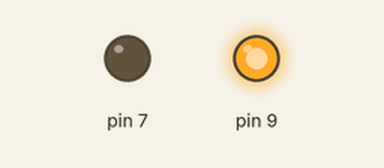
Simulated run of this sketch. Board: Arduino Uno, built with avr-gcc and run on an emulated ATmega328P. On the bench: output pins drawn as LEDs (lit = HIGH).

Above: at 0.05 s.
At 5.0 s:
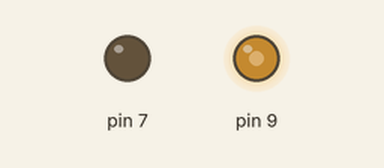
Timing chart, 0 to 6.5 s (numbered marks = the images above):
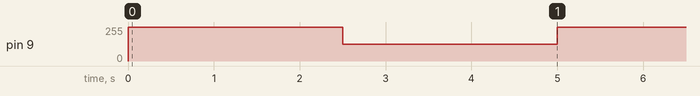

Measured:
- by itself, pin 9: alternates 255/255 for 2.5 s and 125/255 for 2.5 s

The sketch:

led_piscando1.ino
```cpp
void setup() {
  // put your setup code here, to run once:
  pinMode(7,OUTPUT);
  pinMode(9,OUTPUT);
}

void loop() {
  // put your main code here, to run repeatedly:
  digitalWrite(7,LOW);
  analogWrite(9,255);
  delay(2500);
  analogWrite(9,125);
  delay(2500);
}
```
